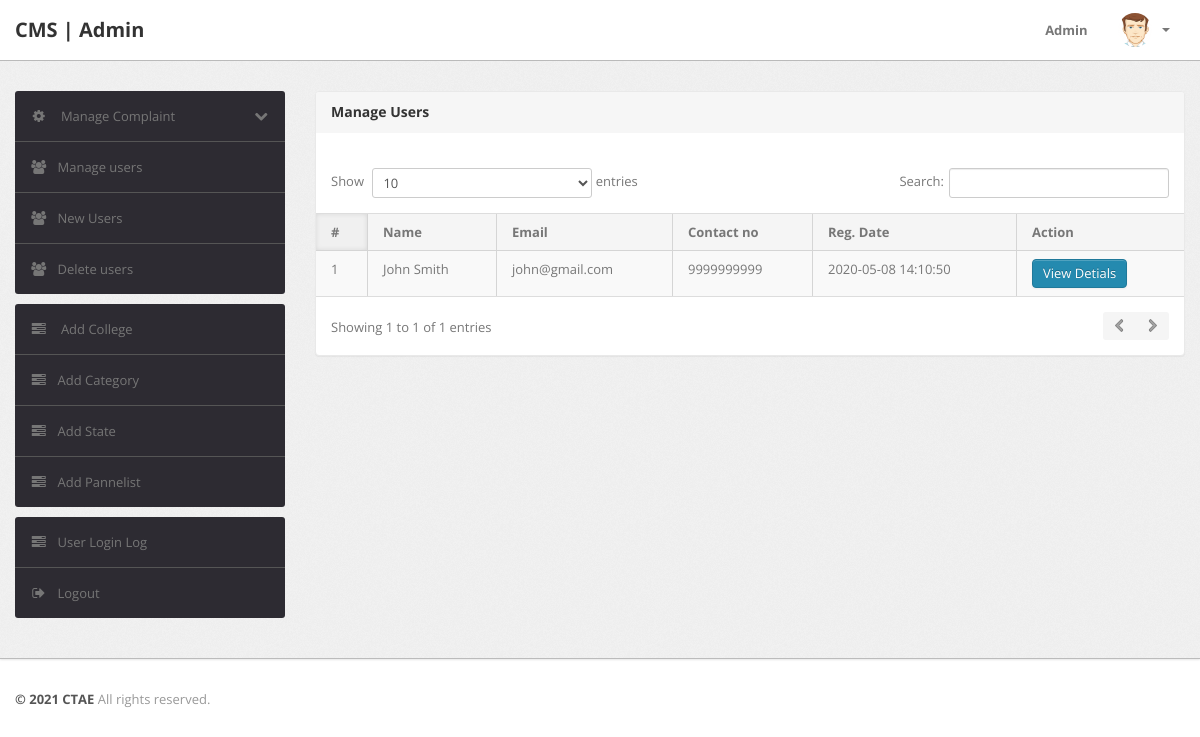
Before: /admin/manage-users.php (signed in) with the older database file.
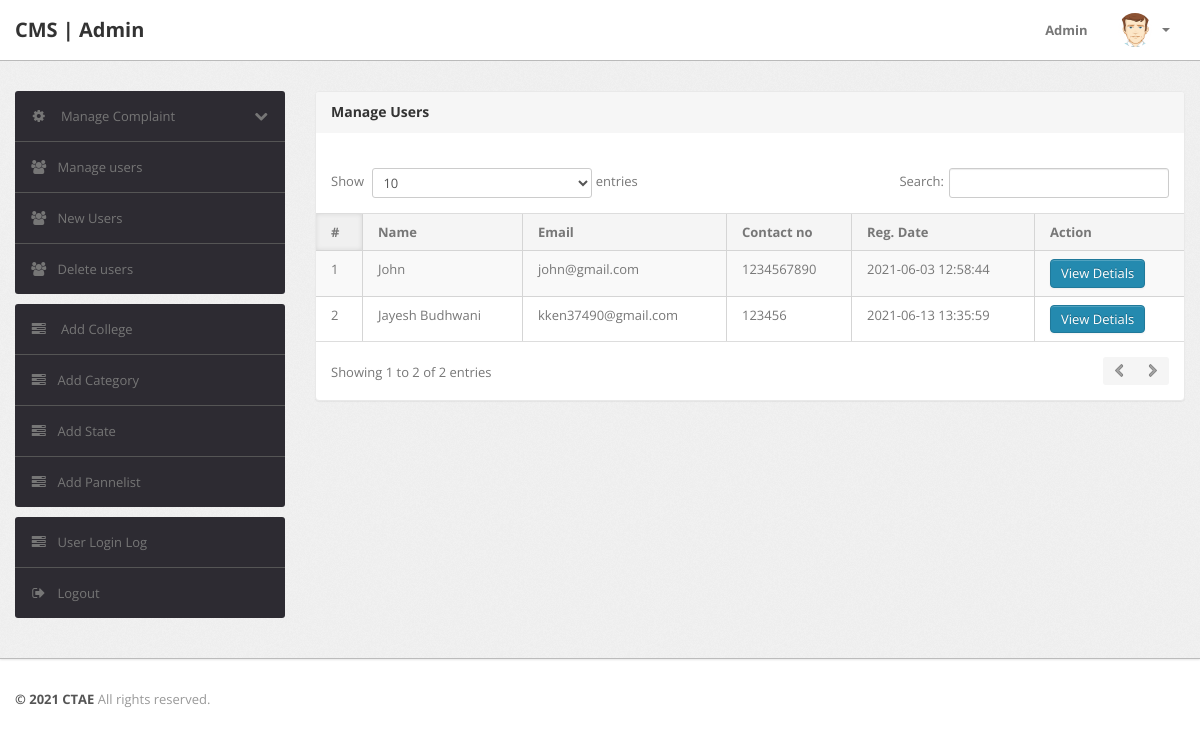
After: the same page with the newer database file.
### tables this page shows
CREATE TABLE `users` (
  `id` int(11) NOT NULL,
  `fullName` varchar(255) DEFAULT NULL,
  `userEmail` varchar(255) DEFAULT NULL,
  `password` varchar(255) DEFAULT NULL,
  `contactNo` bigint(11) DEFAULT NULL,
  `address` tinytext DEFAULT NULL,
  `State` varchar(255) DEFAULT NULL,
  `country` varchar(255) DEFAULT NULL,
  `pincode` int(6) DEFAULT NULL,
  `userImage` varchar(255) DEFAULT NULL,
  `regDate` timestamp NOT NULL DEFAULT current_timestamp(),
  `updationDate` timestamp NOT NULL DEFAULT '0000-00-00 00:00:00' ON UPDATE current_timestamp(),
  `adharno` bigint(12) DEFAULT NULL,
  `year` int(4) DEFAULT NULL,
  `AdharFile` varchar(255) DEFAULT NULL,
  `status` int(1) NOT NULL
);

### admin/manage-users.php (the view, shortened to what this page needs)
<?php
include('include/config.php');
if(strlen($_SESSION['alogin'])==0)
	{
header('location:index.php');
}
else{
?>
<!DOCTYPE html>
<html lang="en">
<head>
	<link type="text/css" href="bootstrap/css/bootstrap.min.css" rel="stylesheet">
	<link type="text/css" href="bootstrap/css/bootstrap-responsive.min.css" rel="stylesheet">
	<link type="text/css" href="css/theme.css" rel="stylesheet">
	<link type="text/css" href="images/icons/css/font-awesome.css" rel="stylesheet">
</head>
<body>
<?php include('include/header.php');?>
	<div class="wrapper">
		<div class="container">
			<div class="row">
<?php include('include/sidebar.php');?>
			<div class="span9">
					<div class="content">
	<div class="module">
							<div class="module-head">
								<h3>Manage Users</h3>
							</div>
							<div class="module-body table">
									<br />
								<table cellpadding="0" cellspacing="0" border="0" class="datatable-1 table table-bordered table-striped	 display" width="100%">
									<thead>
										<tr>
											<th>#</th>
											<th> Name</th>
											<th>Email </th>
											<th>Contact no</th>
											<th>Reg. Date </th>
											<th>Action</th>
										</tr>
									</thead>
									<tbody>
<?php $query=mysqli_query($bd, "select * from users");
$cnt=1;
while($row=mysqli_fetch_array($query))
{
?>
										<tr>
											<td><?php echo htmlentities($cnt);?></td>
											<td><?php echo htmlentities($row['fullName']);?></td>
											<td><?php echo htmlentities($row['userEmail']);?></td>
											<td> <?php echo htmlentities($row['contactNo']);?></td>
											<td><?php echo htmlentities($row['regDate']);?></td>
											<td><a href="javascript:void(0);" onClick="popUpWindow('http://localhost/Complaint Management System/admin/userprofile.php?uid=<?php echo htmlentities($row['id']);?>');" title="Update order">
											 <button type="button" class="btn btn-primary">View Detials</button>
											</a></td>
										<?php $cnt=$cnt+1; } ?>
								</table>
							</div>
						</div>
					</div>
				</div>
			</div>
		</div>
	</div>
<?php include('include/footer.php');?>
</body>
<?php } ?>

### admin/include/header.php (shortened to what this page needs)
<div class="navbar navbar-fixed-top">
		<div class="navbar-inner">
			<div class="container">
			  	<a class="brand" href="index.html">
			  		CMS | Admin
			  	</a>
				<div class="nav-collapse collapse navbar-inverse-collapse">
					<ul class="nav pull-right">
						<li><a href="#">
							Admin
						</a></li>
						<li class="nav-user dropdown">
							<a href="#" class="dropdown-toggle" data-toggle="dropdown">
								<img src="images/user.png" class="nav-avatar" />
								<b class="caret"></b>
							</a>
						</li>
					</ul>
				</div>
			</div>
		</div>
	</div>

### admin/include/sidebar.php (shortened to what this page needs)
<div class="span3">
	<div class="sidebar">
		<ul class="widget widget-menu unstyled">
			<li>
				<a class="collapsed" data-toggle="collapse" href="#togglePages">
				<i class="menu-icon icon-cog"></i>
				<i class="icon-chevron-down pull-right"></i><i class="icon-chevron-up pull-right"></i>
				Manage Complaint
				</a>
			</li>
			<li>
				<a href="manage-users.php"><i class="menu-icon icon-group"></i>Manage users</a>
			</li>
			<li>
				<a href="new-users.php"><i class="menu-icon icon-group"></i>New Users</a>
			</li>
			<li>
				<a href="delete-user.php"><i class="menu-icon icon-group"></i>Delete users</a>
			</li>
		</ul>
		<ul class="widget widget-menu unstyled">
            <li><a href="category.php"><i class="menu-icon icon-tasks"></i> Add College </a></li>
            <li><a href="subcategory.php"><i class="menu-icon icon-tasks"></i>Add Category </a></li>
            <li><a href="state.php"><i class="menu-icon icon-tasks"></i>Add State</a></li>
            <li><a href="pannelist.php"><i class="menu-icon icon-tasks"></i>Add Pannelist</a></li>
        </ul>
		<ul class="widget widget-menu unstyled">
			<li><a href="user-logs.php"><i class="menu-icon icon-tasks"></i>User Login Log </a></li>
			<li><a href="logout.php"><i class="menu-icon icon-signout"></i>Logout</a></li>
		</ul>
	</div>
</div>

### admin/include/footer.php
<div class="footer">
	<div class="container">
		<b class="copyright">&copy; 2021 CTAE  </b> All rights reserved.
	</div>
</div>

Changed rows visible on the page:
removed users: fullName "John Smith", userEmail "john@gmail.com", contactNo "9999999999", regDate "2020-05-08 14:10:50"
added users: fullName "John", userEmail "john@gmail.com", contactNo "1234567890", regDate "2021-06-03 12:58:44"
added users: fullName "Jayesh Budhwani", userEmail "kken37490@gmail.com", contactNo "123456", regDate "2021-06-13 13:35:59"
Other visible differences:
text written by a page script: "Show entries Search: Showing 1 to 1 of 1 entries" → "Show entries Search: Showing 1 to 2 of 2 entries"
